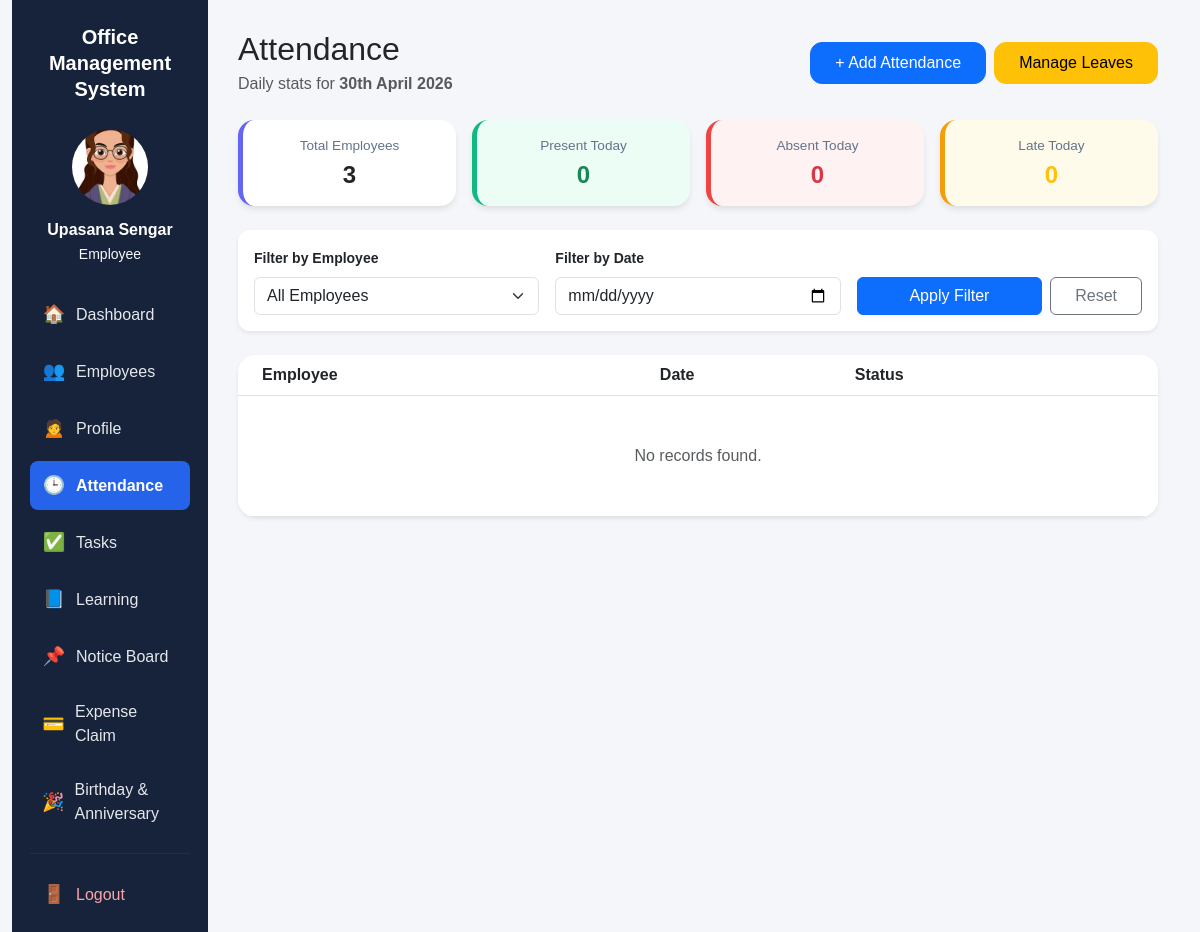
Page /attendance/ (signed in) on the earlier database version.
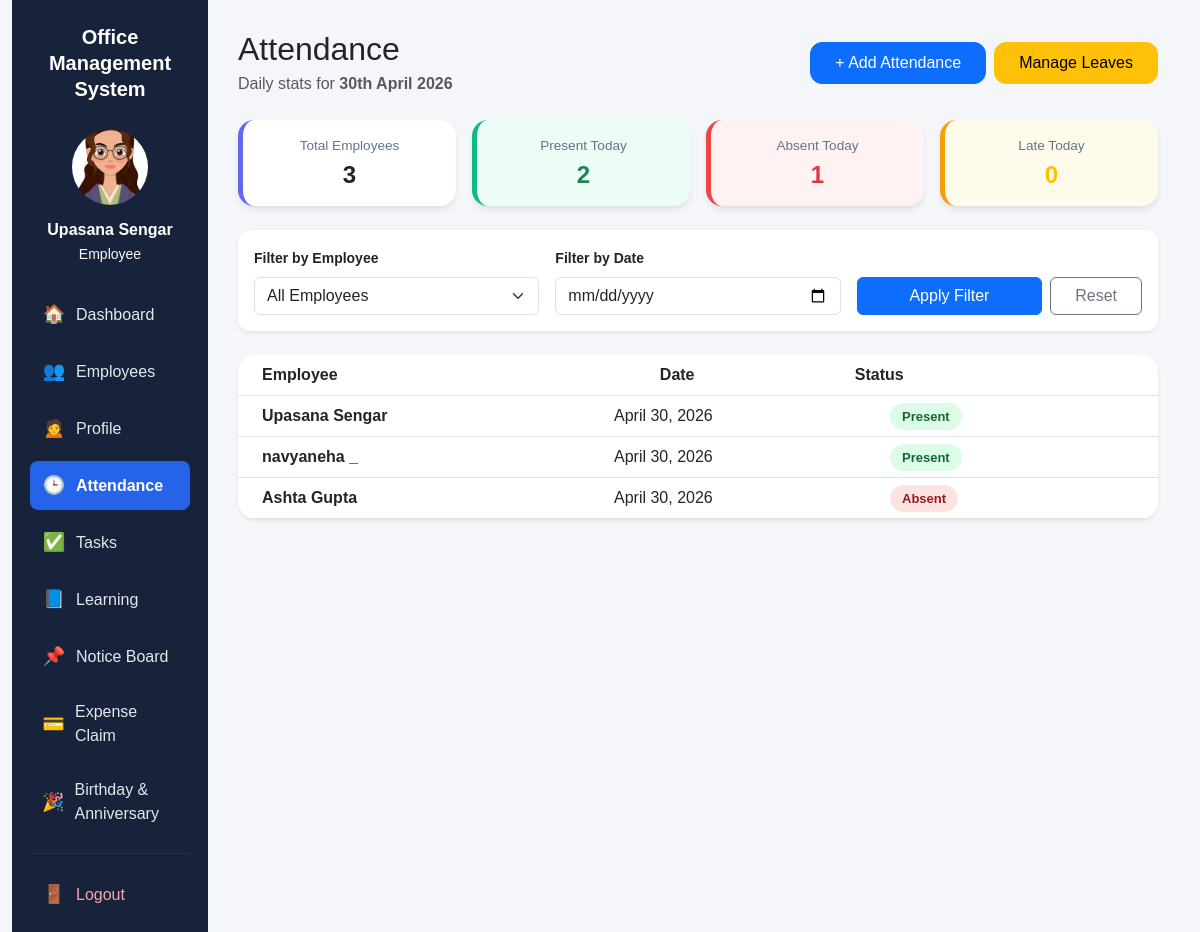
Same page on the later database version.
### apps/attendance/models.py (models this page shows, shortened)
class Attendance(models.Model):
    STATUS_CHOICES = [
        ('Present', 'Present'),
        ('Absent', 'Absent'),
        ('Late', 'Late'),
    ]
    employee = models.ForeignKey(Employee, on_delete=models.CASCADE)
    date = models.DateField()
    status = models.CharField(max_length=20, choices=STATUS_CHOICES)

### apps/employees/models.py (models this page shows, shortened)
class Employee(models.Model):
    user = models.OneToOneField(User, on_delete=models.CASCADE, null=True, blank=True)
    photo = models.ImageField(upload_to='employees/', blank=True, null=True)
    name = models.CharField(max_length=100)
    email = models.EmailField()
    phone = models.CharField(max_length=20, blank=True, null=True)
    department = models.CharField(max_length=100)
    position = models.CharField(max_length=100, blank=True, null=True)
    about_me = models.TextField(blank=True, null=True, help_text="Employee self-description")
    date_joined = models.DateField(auto_now_add=True)
    leave_balance = models.IntegerField(default=10)

### apps/attendance/views.py (the view)
# urls.py: path('', views.attendance_list, name='attendance_list'),
@login_required
def attendance_list(request):
    records = Attendance.objects.all().order_by('-date')
    employees = Employee.objects.all()
    employee_id = request.GET.get('employee')
    date = request.GET.get('date')
    if employee_id:
        records = records.filter(employee_id=employee_id)
    if date:
        records = records.filter(date=date)
    today = timezone.now().date()
    today_attendance = Attendance.objects.filter(date=today)
    total_employees = employees.count()
    present_today = today_attendance.filter(status='Present').count()
    absent_today = today_attendance.filter(status='Absent').count()
    late_today = today_attendance.filter(status='Late').count()
    return render(request, 'attendance/list.html', {
        'records': records,
        'employees': employees,
        'selected_employee': employee_id,
        'selected_date': date,
        'total_employees': total_employees,
        'present_count': present_today,
        'absent_count': absent_today,
        'late_count': late_today,
    })

### templates/attendance/list.html (shortened to what the changed rows need)
{% extends 'base.html' %}
{% block content %}
<div class="d-flex justify-content-between align-items-center mb-4">
    <div>
        <h2 class="mb-1">Attendance</h2>
    </div>
</div>
<div class="row g-3 mb-4">
    <div class="col-md-3">
        <div class="card p-3 text-center summary-card" style="background:#ecfdf5; border-left: 5px solid #10b981;">
            <span class="stat-label">Present Today</span>
            <h4 class="fw-bold text-success mb-0 mt-1">{{ present_count }}</h4>
        </div>
    </div>
    <div class="col-md-3">
        <div class="card p-3 text-center summary-card" style="background:#fef2f2; border-left: 5px solid #ef4444;">
            <span class="stat-label">Absent Today</span>
            <h4 class="fw-bold text-danger mb-0 mt-1">{{ absent_count }}</h4>
        </div>
    </div>
</div>
<div class="card shadow-sm border-0" style="border-radius: 18px; overflow: hidden;">
    <div class="table-responsive">
        <table class="table align-middle mb-0">
            <thead class="bg-light">
                <tr>
                    <th class="ps-4">Employee</th>
                    <th>Date</th>
                    <th class="pe-4">Status</th>
                </tr>
            </thead>
        </table>
        <div class="attendance-scroll-container">
            <table class="table align-middle mb-0">
                <tbody>
                    {% for record in records %}
                    <tr>
                        <td class="fw-semibold ps-4" style="width: 40%;">{{ record.employee.name }}</td>
                        <td style="width: 30%;">{{ record.date }}</td>
                        <td class="pe-4" style="width: 30%;">
                            {% if record.status == "Present" %}
                                <span class="attendance-badge badge-present">Present</span>
                            {% elif record.status == "Absent" %}
                                <span class="attendance-badge badge-absent">Absent</span>
                            {% else %}
                                <span class="attendance-badge badge-late">{{ record.status }}</span>
                            {% endif %}
                        </td>
                    </tr>
                    {% empty %}
                    <tr>
                        <td colspan="3" class="text-center py-5 text-muted">No records found.</td>
                    </tr>
                    {% endfor %}
                </tbody>
            </table>
        </div>
    </div>
</div>
{% endblock %}

Differences in the rows shown:
added Attendance: employee.name "Upasana Sengar", date "April 30, 2026", status "Present"
added Attendance: employee.name "navyaneha _", date "April 30, 2026", status "Present"
added Attendance: employee.name "Ashta Gupta", date "April 30, 2026", status "Absent"
Other differences:
{{ present_count }}: "0" → "2"
{{ absent_count }}: "0" → "1"
text no longer shown: "No records found."
